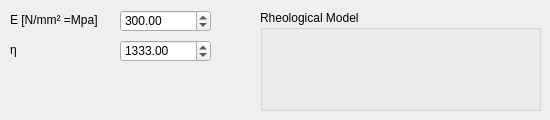
    <widget class="QWidget" name="MAXWELL">
     <attribute name="title">
      <string>Maxwell</string>
     </attribute>
     <widget class="QDoubleSpinBox" name="VAL_E_MAXWELL">
      <property name="geometry">
       <rect>
        <x>120</x>
        <y>10</y>
        <width>91</width>
        <height>22</height>
       </rect>
      </property>
      <property name="decimals">
       <number>2</number>
      </property>
      <property name="maximum">
       <double>8000.000000000000000</double>
      </property>
      <property name="value">
       <double>300.000000000000000</double>
      </property>
     </widget>
     <widget class="QLabel" name="LABEL_VAL_E_MAXWELL">
      <property name="geometry">
       <rect>
        <x>10</x>
        <y>10</y>
        <width>91</width>
        <height>20</height>
       </rect>
      </property>
      <property name="text">
       <string>E [N/mm² =Mpa]</string>
      </property>
     </widget>
     <widget class="QGroupBox" name="RHEO_BOX_MAXWELL">
      <property name="geometry">
       <rect>
        <x>260</x>
        <y>10</y>
        <width>281</width>
        <height>101</height>
       </rect>
      </property>
      <property name="title">
       <string>Rheological Model</string>
      </property>
      <widget class="QLabel" name="RHEO_MAXWELL">
       <property name="geometry">
        <rect>
         <x>10</x>
         <y>20</y>
         <width>261</width>
         <height>71</height>
        </rect>
       </property>
       <property name="text">
        <string/>
       </property>
       <property name="pixmap">
        <pixmap>PIC/Rheo_Maxwell.png</pixmap>
       </property>
       <property name="scaledContents">
        <bool>true</bool>
       </property>
      </widget>
     </widget>
     <widget class="QLabel" name="LABEL_VAL_ETA_MEXWELL">
      <property name="geometry">
       <rect>
        <x>10</x>
        <y>40</y>
        <width>91</width>
        <height>20</height>
       </rect>
      </property>
      <property name="text">
       <string>η</string>
      </property>
     </widget>
     <widget class="QDoubleSpinBox" name="VAL_ETA_MAXWELL">
      <property name="geometry">
       <rect>
        <x>120</x>
        <y>40</y>
        <width>91</width>
        <height>22</height>
       </rect>
      </property>
      <property name="decimals">
       <number>2</number>
      </property>
      <property name="maximum">
       <double>8000.000000000000000</double>
      </property>
      <property name="value">
       <double>1333.000000000000000</double>
      </property>
     </widget>
    </widget>
